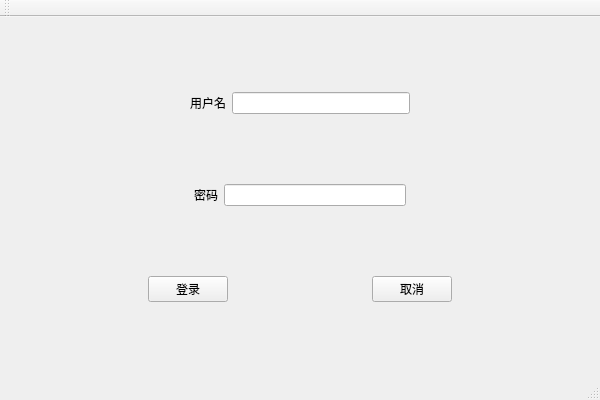
<?xml version="1.0" encoding="UTF-8"?>
<ui version="4.0">
 <class>MainWindwClass</class>
 <widget class="QMainWindow" name="MainWindwClass">
  <property name="geometry">
   <rect>
    <x>0</x>
    <y>0</y>
    <width>600</width>
    <height>400</height>
   </rect>
  </property>
  <property name="windowTitle">
   <string>MainWindw</string>
  </property>
  <widget class="QWidget" name="centralWidget">
   <layout class="QVBoxLayout" name="verticalLayout">
    <item>
     <layout class="QHBoxLayout" name="horizontalLayout">
      <item>
       <spacer name="horizontalSpacer">
        <property name="orientation">
         <enum>Qt::Horizontal</enum>
        </property>
        <property name="sizeHint" stdset="0">
         <size>
          <width>40</width>
          <height>20</height>
         </size>
        </property>
       </spacer>
      </item>
      <item>
       <widget class="QLabel" name="label">
        <property name="text">
         <string>用户名</string>
        </property>
       </widget>
      </item>
      <item>
       <widget class="QLineEdit" name="lineEdit"/>
      </item>
      <item>
       <spacer name="horizontalSpacer_2">
        <property name="orientation">
         <enum>Qt::Horizontal</enum>
        </property>
        <property name="sizeHint" stdset="0">
         <size>
          <width>40</width>
          <height>20</height>
         </size>
        </property>
       </spacer>
      </item>
     </layout>
    </item>
    <item>
     <layout class="QHBoxLayout" name="horizontalLayout_2">
      <item>
       <spacer name="horizontalSpacer_3">
        <property name="orientation">
         <enum>Qt::Horizontal</enum>
        </property>
        <property name="sizeHint" stdset="0">
         <size>
          <width>40</width>
          <height>20</height>
         </size>
        </property>
       </spacer>
      </item>
      <item>
       <widget class="QLabel" name="label_2">
        <property name="text">
         <string>密码</string>
        </property>
       </widget>
      </item>
      <item>
       <widget class="QLineEdit" name="lineEdit_2"/>
      </item>
      <item>
       <spacer name="horizontalSpacer_4">
        <property name="orientation">
         <enum>Qt::Horizontal</enum>
        </property>
        <property name="sizeHint" stdset="0">
         <size>
          <width>40</width>
          <height>20</height>
         </size>
        </property>
       </spacer>
      </item>
     </layout>
    </item>
    <item>
     <layout class="QHBoxLayout" name="horizontalLayout_3">
      <item>
       <spacer name="horizontalSpacer_5">
        <property name="orientation">
         <enum>Qt::Horizontal</enum>
        </property>
        <property name="sizeHint" stdset="0">
         <size>
          <width>40</width>
          <height>20</height>
         </size>
        </property>
       </spacer>
      </item>
      <item>
       <widget class="QPushButton" name="pushButton">
        <property name="text">
         <string>登录</string>
        </property>
       </widget>
      </item>
      <item>
       <spacer name="horizontalSpacer_6">
        <property name="orientation">
         <enum>Qt::Horizontal</enum>
        </property>
        <property name="sizeHint" stdset="0">
         <size>
          <width>40</width>
          <height>20</height>
         </size>
        </property>
       </spacer>
      </item>
      <item>
       <widget class="QPushButton" name="pushButton_2">
        <property name="text">
         <string>取消</string>
        </property>
       </widget>
      </item>
      <item>
       <spacer name="horizontalSpacer_7">
        <property name="orientation">
         <enum>Qt::Horizontal</enum>
        </property>
        <property name="sizeHint" stdset="0">
         <size>
          <width>40</width>
          <height>20</height>
         </size>
        </property>
       </spacer>
      </item>
     </layout>
    </item>
   </layout>
  </widget>
  <widget class="QMenuBar" name="menuBar">
   <property name="geometry">
    <rect>
     <x>0</x>
     <y>0</y>
     <width>600</width>
     <height>26</height>
    </rect>
   </property>
  </widget>
  <widget class="QToolBar" name="mainToolBar">
   <attribute name="toolBarArea">
    <enum>TopToolBarArea</enum>
   </attribute>
   <attribute name="toolBarBreak">
    <bool>false</bool>
   </attribute>
  </widget>
  <widget class="QStatusBar" name="statusBar"/>
 </widget>
 <layoutdefault spacing="6" margin="11"/>
 <resources>
  <include location="mainwindw.qrc"/>
 </resources>
 <connections/>
</ui>
